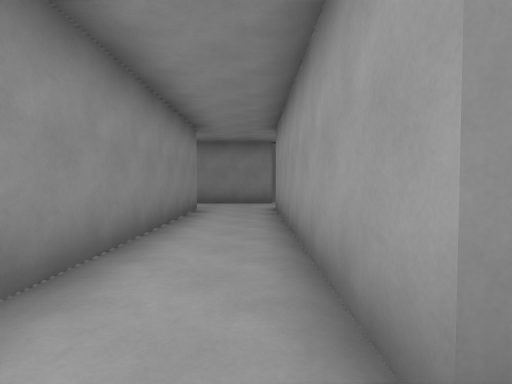
View 1 (above)

22 first-person views from a walk through a level from a Godot 3-D game. The camera is 1.4 m above the floor, tilts 2° down and sees 80° across. The floor is counted in squares, 2 m on a side. Each view is taken from the middle of a square. On the plan, view 1 faces up. The plan holds only what a view shows up to about 10 squares ahead; the rest is blank.

View 2
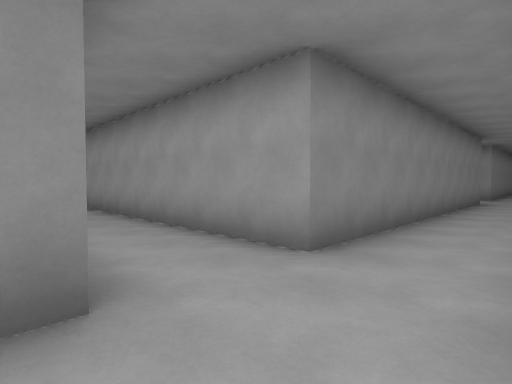

View 3
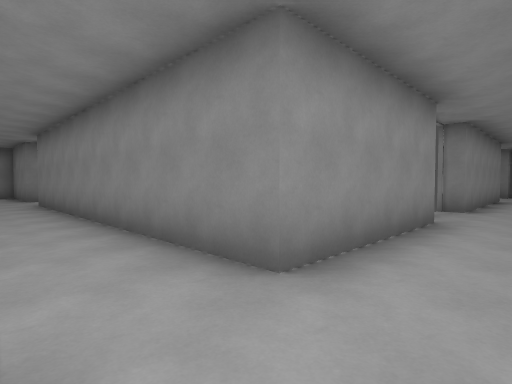

View 4
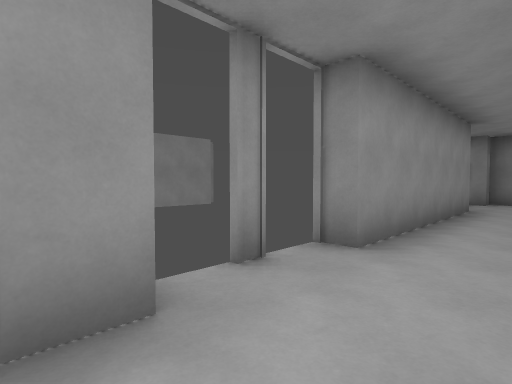

View 5
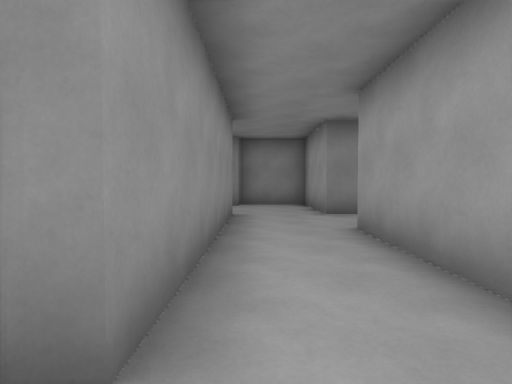

View 6
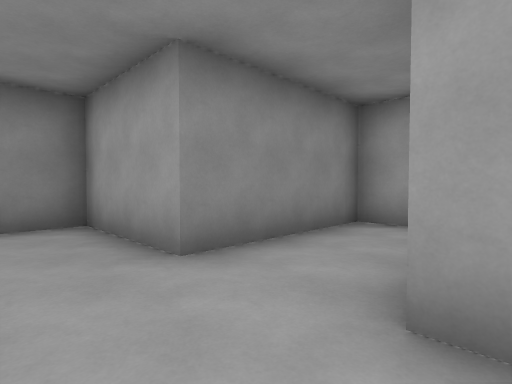

View 7
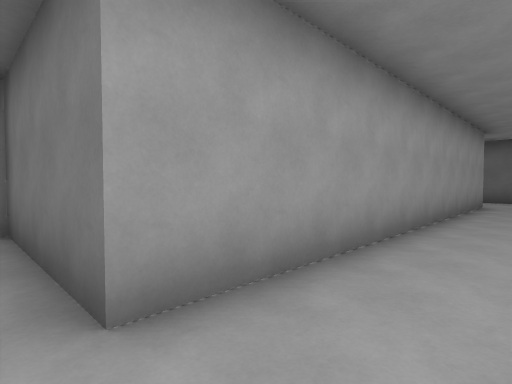

View 8
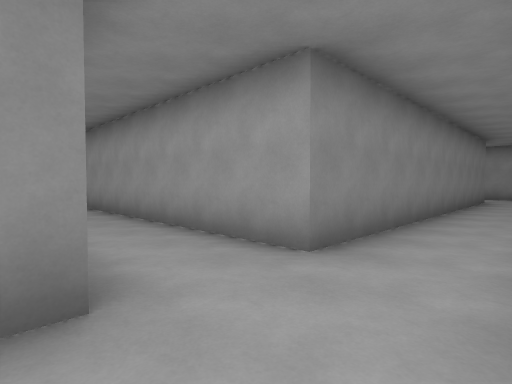

View 9
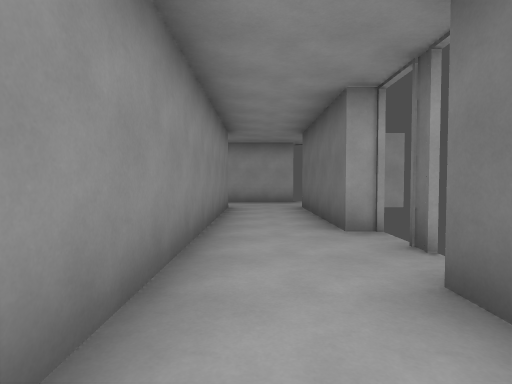

View 10
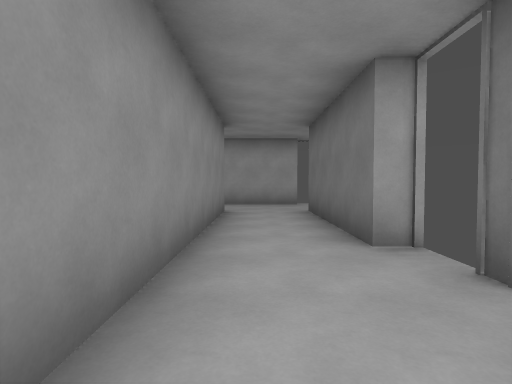

View 11
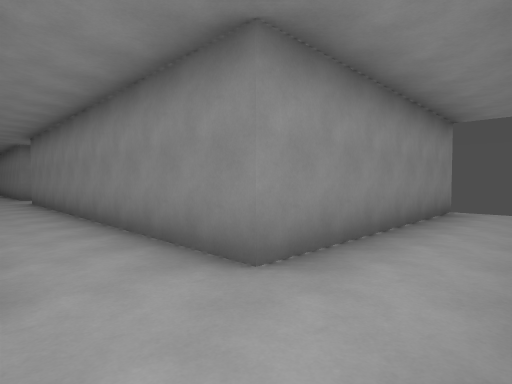

View 12
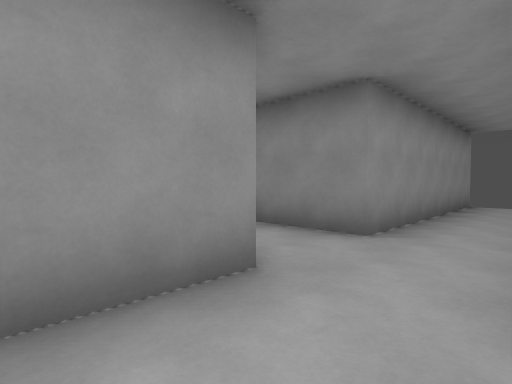

View 13
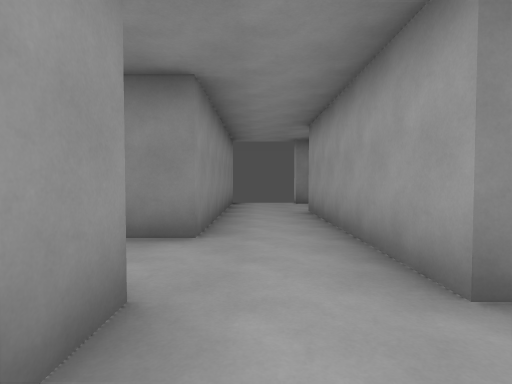

View 14
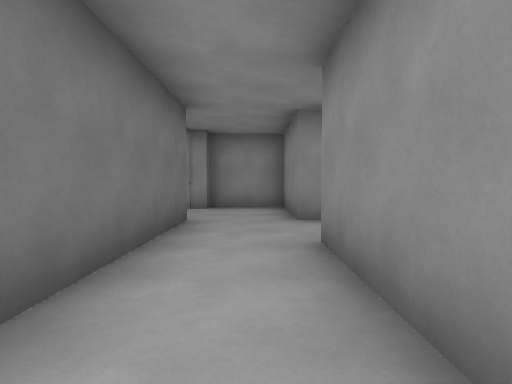

View 15
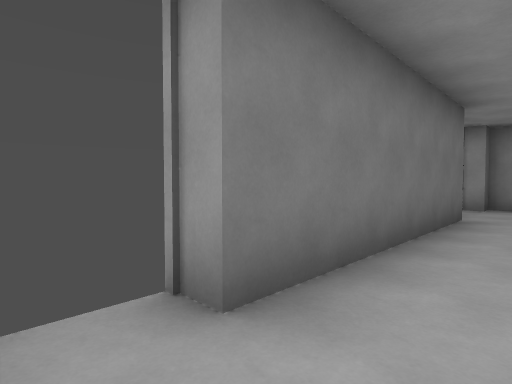

View 16
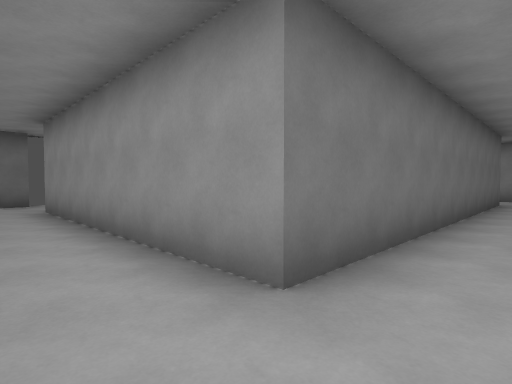

View 17
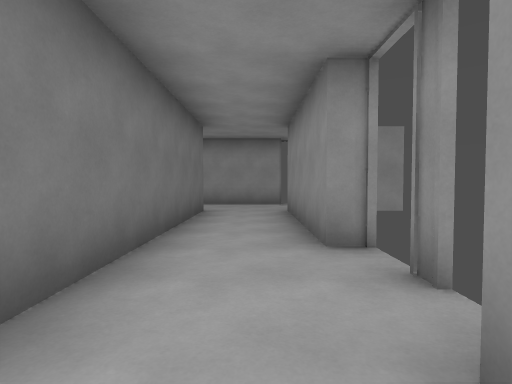

View 18
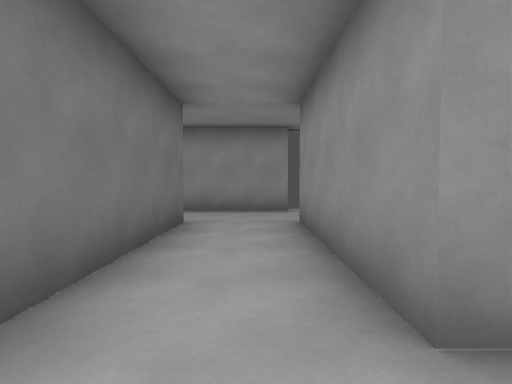

View 19
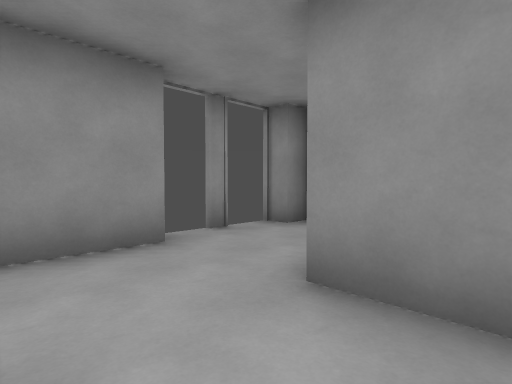

View 20
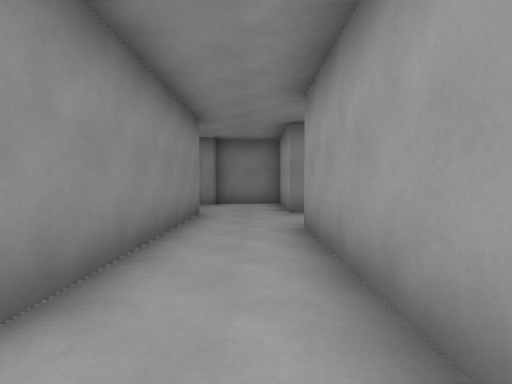

View 21
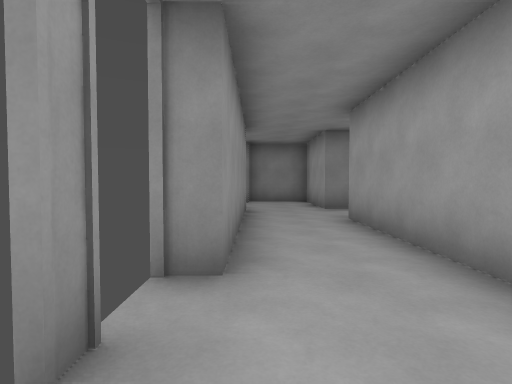

View 22
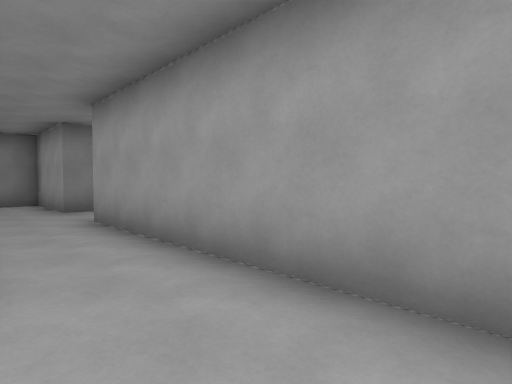

### Floor plan
Points are (right, up) in squares from view 1. A wall is a line through its corners. A room is listed if a view was taken in it or the views show most of it. See-through windows are left out.
Room 1 (views 1, 2, 3, 4, 5, 6, 7, 8, 9, 10, 11, 12, 13, 14, 15, 16, 17, 18, 19, 20, 21, 22)
walls: (0.5, 9.8) (-1.9, 9.8); (9.1, 6.1) (9.1, 5.6); (9.5, 4.9) (9.5, 0.7) (0.5, 0.7) (0.5, 7.8); (9.5, 12.5) (9.5, 7); (-5.9, 10.2) (-6.4, 10.2); (-1.5, -1.2) (4, -1.2) (4, -1.9); (-7.2, 10.4) (-7.2, 9.8) (-11.2, 9.8) (-11.2, 12.5) (-13.2, 12.5) (-13.2, 12) (-13.9, 12); (11, -1.2) (11.9, -1.2); (14.4, -1.2) (15, -1.2); (-11.2, 2.1) (-11.2, 7.8) (-1.5, 7.8) (-1.5, 0.7) (-4.3, 0.7) (-4.3, -1.2); (15.9, -1.7) (16.4, -1.7); (-13.2, 9.9) (-13.2, 4.2) (-13.9, 4.2); (-13.7, 11.1) (-13.7, 10.6); (17.2, -1.9) (17.2, -1.2) (21.3, -1.2) (21.3, -2.9); (-13.7, 3.4) (-13.7, 2.9); (21.3, 7.1) (21.3, 0.7) (11.5, 0.7) (11.5, 10.5) (15, 10.5) (15, 12.5) (11.5, 12.5) (11.5, 15.2) (9.5, 15.2) (9.5, 14.8); (23.7, 6.5) (23.2, 6.5); (23.3, -1.1) (23.3, 3.9)
ways out: gap at (-14, 3); gap at (-14, 11); gap at (-13, 13); gap at (-5, 10); gap at (5, -2); gap at (9, 5); gap at (9, 7); gap at (9, 15); gap at (16, -2)

Where each view was taken, in squares from view 1:
view 1: 0 up, 0 right, facing up
view 2: 1 down, 2 left, facing up-right
view 3: 1 down, 11 right, facing up-left
view 4: 4 up, 11 right, facing up-left
view 5: 6 up, 10 right, facing up
view 6: 10 up, 10 right, facing up-right
view 7: 11 up, 10 right, facing down-right
view 8: 1 down, 9 right, facing up-right
view 9: 0 up, 13 right, facing right
view 10: 0 up, 14 right, facing right
view 11: 1 down, 23 right, facing up-left
view 12: 3 down, 23 right, facing up-left
view 13: 3 down, 22 right, facing up
view 14: 0 up, 4 right, facing left
view 15: 0 up, 5 right, facing down-left
view 16: 9 up, 0 right, facing down-left
view 17: 9 up, 4 left, facing left
view 18: 9 up, 6 left, facing left
view 19: 8 up, 10 left, facing up-left
view 20: 3 up, 12 left, facing up
view 21: 2 up, 13 left, facing up
view 22: 2 up, 13 left, facing up-right
